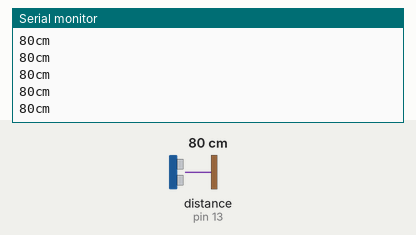
Bench run of a sketch on a simulated Arduino Uno, built with avr-gcc and run on an emulated ATmega328P. Parts: the last lines printed to the serial monitor. Inputs (shaded band) come from the test bench; at power-on: distance to the obstacle (sensor on pin 13) 80 cm. The echo pulse lasts 58.3 µs per cm.

Above: at 2.2 s.
2.3 s: distance to the obstacle (sensor on pin 13) set to 2 cm
At 2.45 s:
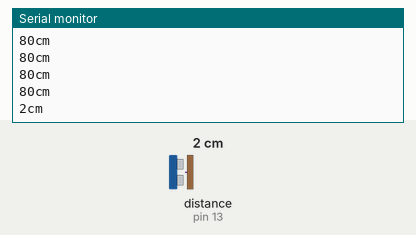
3.8 s: distance to the obstacle (sensor on pin 13) set to 4 cm
At 3.83 s:
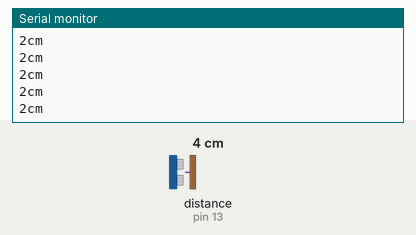
Timing chart, 0 to 6.8 s (numbered marks = the images above; inputs shaded):
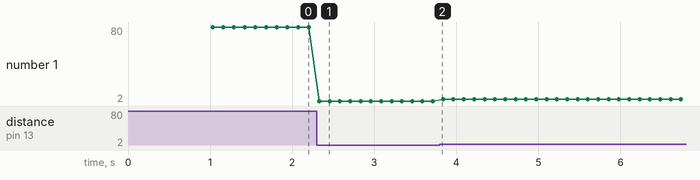

Measured:
- after the input at 2.3 s, the serial monitor: prints a new line at once (image 1)
- plotted number 1: 80 → 2 after the input at 2.3 s, 2 → 4 after the input at 3.8 s

The sketch:

Ultrasonic_Sensor.ino
```cpp
//www.elegoo.com
//2016.12.08
#include "SR04.h"
#define TRIG_PIN 13
#define ECHO_PIN 12
SR04 sr04 = SR04(ECHO_PIN,TRIG_PIN);
long a;

void setup() {
   Serial.begin(9600);
   delay(1000);
}

void loop() {
   a=sr04.Distance();
   Serial.print(a);
   Serial.println("cm");
   delay(100);
}
```
